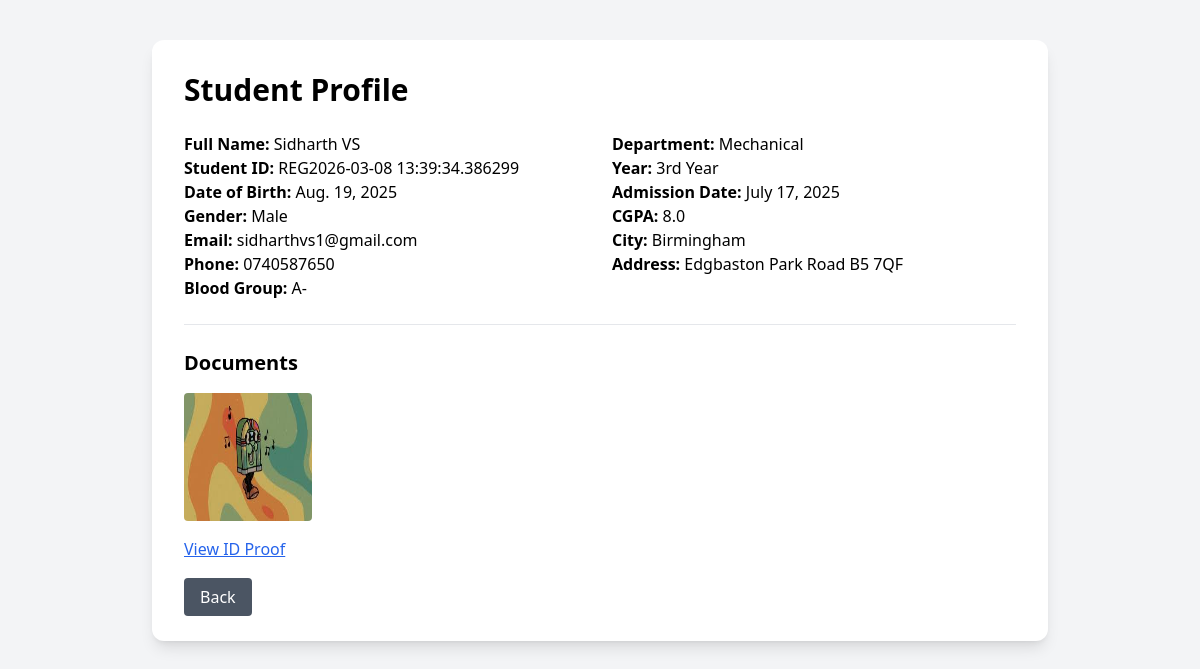
/student/view/4/ (signed in), run on the app's committed database.
### student_app/models.py (models this page shows, shortened)
class Student(models.Model):
    studentid = models.CharField(max_length=100, unique=True, blank=True)
    fullname = models.CharField(max_length=100)
    dob = models.DateField()
    gender = models.CharField(max_length=10)
    email = models.EmailField()
    phone = models.CharField(max_length=15)
    bloodGrp = models.CharField(max_length=5)  # FIX: allow values like O+
    department = models.CharField(max_length=100)
    year = models.CharField(max_length=20)
    admissiondate = models.DateField()
    qualification = models.CharField(max_length=50)
    cgpa = models.FloatField()
    address = models.TextField()
    city = models.CharField(max_length=100)  # FIX: better than TextField
    photo = models.ImageField(upload_to="student_photos/", null=True, blank=True)
    id_proof = models.FileField(upload_to="student_documents/", blank=True, null=True)

### student_app/views.py (the view)
# urls.py: path('student/view/<int:id>/', view_student, name='student_view'),
@login_required
def view_student(request, id):
    student = get_object_or_404(Student, id=id)
    return render(request, "viewstudent.html", {"student": student})

### student_app/templates/viewstudent.html (shortened to what this page needs)
<!DOCTYPE html>
<html>
<head>
<script src="https://cdn.tailwindcss.com"></script>
</head>
<body class="bg-gray-100 p-10">
<div class="max-w-4xl mx-auto bg-white shadow-lg rounded-xl p-8">
<h1 class="text-3xl font-bold mb-6">Student Profile</h1>
<div class="grid grid-cols-2 gap-6">
<div>
<p><b>Full Name:</b> {{ student.fullname }}</p>
<p><b>Student ID:</b> {{ student.studentid }}</p>
<p><b>Date of Birth:</b> {{ student.dob }}</p>
<p><b>Gender:</b> {{ student.gender }}</p>
<p><b>Email:</b> {{ student.email }}</p>
<p><b>Phone:</b> {{ student.phone }}</p>
<p><b>Blood Group:</b> {{ student.bloodGrp }}</p>
</div>
<div>
<p><b>Department:</b> {{ student.department }}</p>
<p><b>Year:</b> {{ student.year }}</p>
<p><b>Admission Date:</b> {{ student.admissiondate }}</p>
<p><b>CGPA:</b> {{ student.cgpa }}</p>
<p><b>City:</b> {{ student.city }}</p>
<p><b>Address:</b> {{ student.address }}</p>
</div>
</div>
<hr class="my-6">
<h2 class="text-xl font-semibold mb-4">Documents</h2>
{% if student.photo %}
<img src="{{ student.photo.url }}" class="w-32 h-32 rounded mb-4">
{% endif %}
{% if student.id_proof %}
<a href="{{ student.id_proof.url }}" target="_blank"
class="text-blue-600 underline">
View ID Proof
</a>
{% endif %}
<div class="mt-6">
<a href="{% url 'student' %}"
class="px-4 py-2 bg-gray-600 text-white rounded">
Back
</a>
</div>
</div>
</body>
</html>

### data on the page
Student: fullname "Sidharth VS", studentid "REG2026-03-08 13:39:34.386299", dob "Aug. 19, 2025", gender "Male", email "sidharthvs1@gmail.com", phone "0740587650", bloodGrp "A-", department "Mechanical", year "3rd Year", admissiondate "July 17, 2025", cgpa "8.0", city "Birmingham", address "Edgbaston Park Road B5 7QF", photo (picture)
